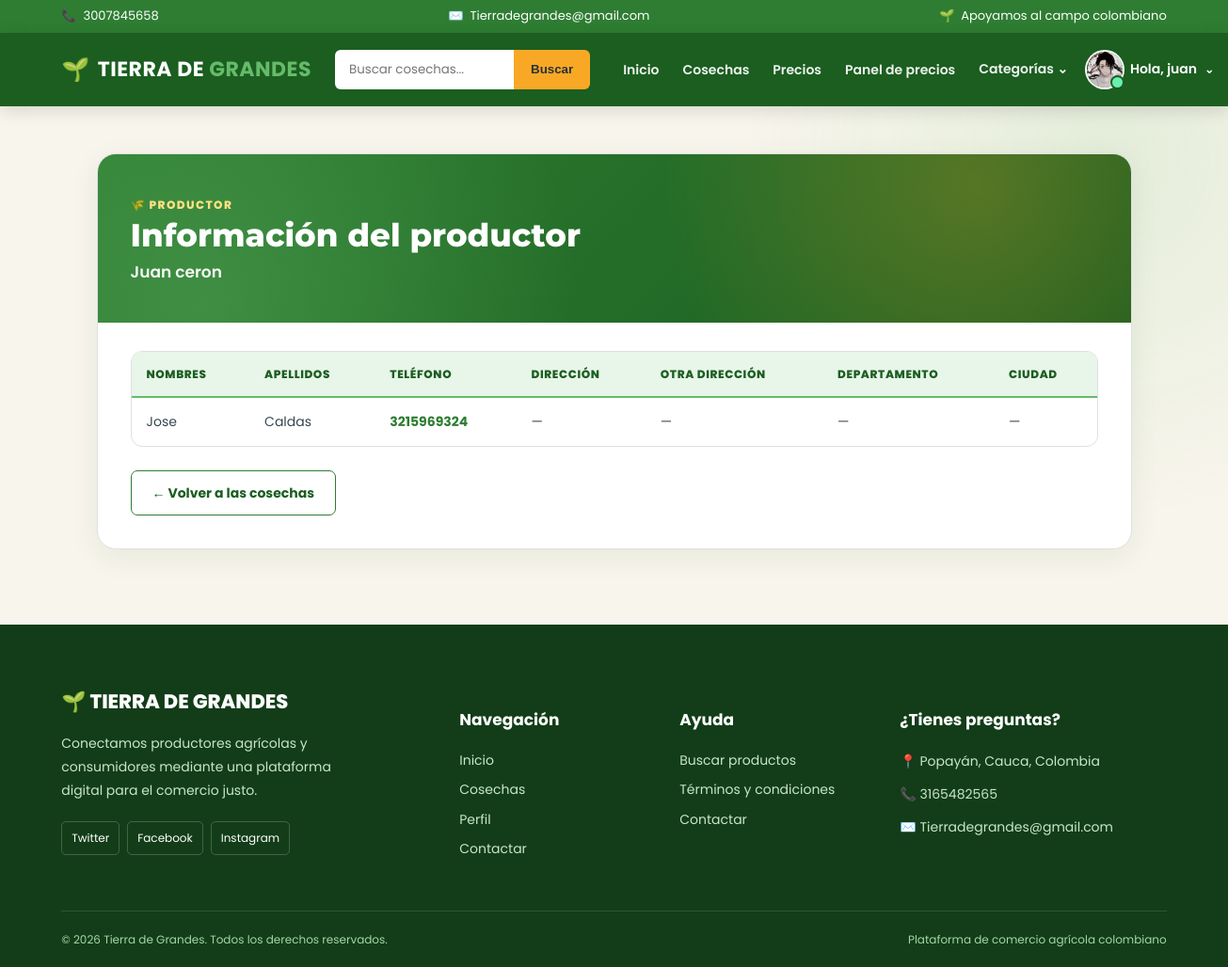
The page /mas_informacion/cjuanpablo031/ (signed in) on the database as committed earlier.
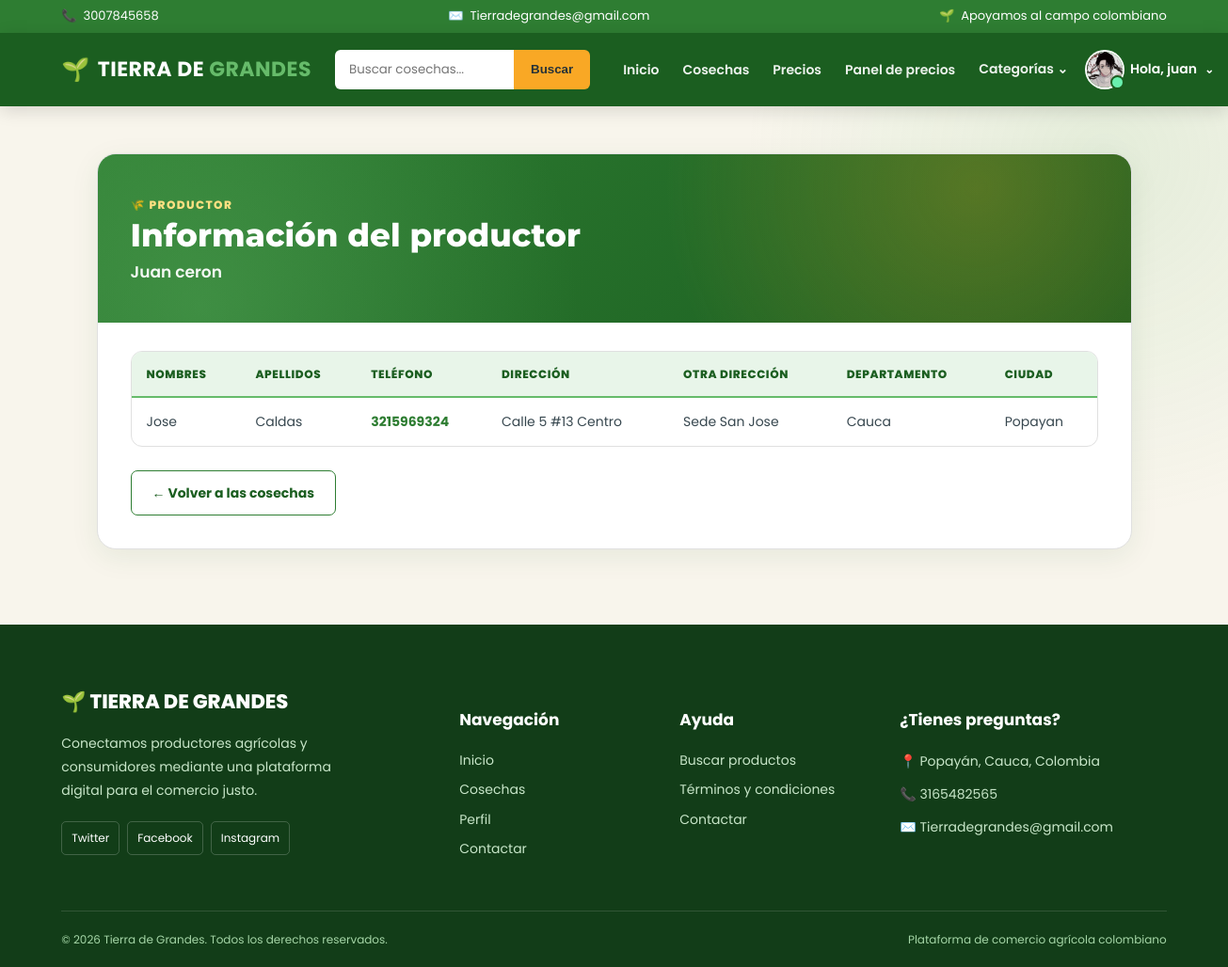
The same page on the database as committed later.
### cuentas/models.py (models this page shows, shortened)
class Cuentas (AbstractBaseUser):
    nombres = models.CharField(max_length=50)
    apellidos = models.CharField(max_length=50)
    nombreusuario = models.CharField(max_length=50, unique=True)
    email = models.CharField(max_length=100, unique=True)
    numero_telefono = models.CharField(max_length=50)
    date_joined = models.DateTimeField(auto_now_add=True)
    last_login = models.DateTimeField(auto_now_add=True)
    is_admin = models.BooleanField(default=False)
    is_staff = models.BooleanField(default=False)
    is_active = models.BooleanField(default=False)
    is_superadmin = models.BooleanField(default=False)
    USERNAME_FIELD = 'email'
    REQUIRED_FIELDS = ['nombreusuario', 'nombres', 'apellidos']
    objects = CuentaAdd()
    def full_nombre(self):
        return f'{self.nombres} {self.apellidos}'

class UserPerfil(models.Model):
    user = models.OneToOneField(Cuentas, on_delete=models.CASCADE)
    direccion_linea_1 = models.CharField(blank=True, max_length=100)
    direccion_linea_2 = models.CharField(blank=True, max_length=100)
    image_perfil = models.ImageField(upload_to='userperfil')
    ciudad = models.CharField(blank=True, max_length=20)
    departamento = models.CharField(blank=True, max_length=20)
    descripcion = models.TextField()
    instagram = models.URLField("Instagram", max_length=200, blank=True)
    tiktok = models.URLField("TikTok", max_length=200, blank=True)
    facebook = models.URLField("Facebook", max_length=200, blank=True)

### cuentas/views.py (the view)
# urls.py: path('mas_informacion/<str:nombreusuario>/', views.mas_informacion, name='mas_informacion'),
def mas_informacion (request,nombreusuario):
    user_form = Cuentas.objects.filter(nombreusuario=nombreusuario)
    context = {
        'user_form' : user_form,
    }
    return render (request, 'perfil/mas_informacion.html', context)

### categorias/context_processors.py (called while the page is built)
def menu_links(request):
    links = Categoria.objects.all()
    return dict(links=links)

### categorias/models.py (called while the page is built)
    def get_url(self):
        return reverse('productos_categoria', args=[self.slug])

### tiera_de_grandes/templates/perfil/mas_informacion.html (shortened to what this page needs)
{% extends 'index.html' %}
{% load static %}
{% block extra_css %}
    <link rel="stylesheet" href="{% static 'css/informacion_productor.css' %}">
{% endblock extra_css %}
{% block content %}
<main class="producer-page">
    <div class="container">
        <div class="producer-card">
            <header class="producer-header">
                <div class="producer-header-overlay"></div>
                <div class="producer-header-content">
                    <span class="producer-tag">🌾 PRODUCTOR</span>
                    <h1>Información del productor</h1>
                    <p class="producer-name">{{ user.full_nombre|capfirst }}</p>
                </div>
            </header>
            <section class="producer-body">
                <div class="producer-table-wrapper">
                    <table class="producer-table">
                        <thead>
                            <tr>
                                <th scope="col">Nombres</th>
                                <th scope="col">Apellidos</th>
                                <th scope="col">Teléfono</th>
                                <th scope="col">Dirección</th>
                                <th scope="col">Otra dirección</th>
                                <th scope="col">Departamento</th>
                                <th scope="col">Ciudad</th>
                            </tr>
                        </thead>
                        <tbody>
                            {% for users in user_form %}
                                <tr>
                                    <td data-label="Nombres">{{ users.userperfil.user.nombres|title }}</td>
                                    <td data-label="Apellidos">{{ users.userperfil.user.apellidos|title }}</td>
                                    <td data-label="Teléfono">
                                        <a href="tel:{{ users.userperfil.user.numero_telefono }}">
                                            {{ users.userperfil.user.numero_telefono }}
                                        </a>
                                    </td>
                                    <td data-label="Dirección">{{ users.userperfil.direccion_linea_1|title|default:"—" }}</td>
                                    <td data-label="Otra dirección">{{ users.userperfil.direccion_linea_2|title|default:"—" }}</td>
                                    <td data-label="Departamento">{{ users.userperfil.departamento|title|default:"—" }}</td>
                                    <td data-label="Ciudad">{{ users.userperfil.ciudad|title|default:"—" }}</td>
                                </tr>
                            {% endfor %}
                        </tbody>
                    </table>
                </div>
                <div class="producer-actions">
                    <a href="{% url 'verproducto' %}" class="btn-producer-back">
                        ← Volver a las cosechas
                    </a>
                </div>
            </section>
        </div>
    </div>
</main>
{% endblock content %}

Rows that differ between the two databases and show on the page:
changed Cuentas "Jose": userperfil.direccion_linea_1 "—" → "Calle 5 #13 Centro"; userperfil.direccion_linea_2 "—" → "Sede San Jose"; userperfil.departamento "—" → "Cauca"; userperfil.ciudad "—" → "Popayan"
